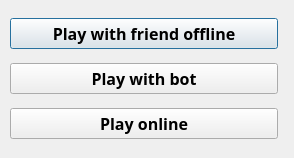
<?xml version="1.0" encoding="UTF-8"?>
<ui version="4.0">
 <class>MainMenu</class>
 <widget class="QDialog" name="MainMenu">
  <property name="geometry">
   <rect>
    <x>0</x>
    <y>0</y>
    <width>294</width>
    <height>158</height>
   </rect>
  </property>
  <property name="windowTitle">
   <string>Dialog</string>
  </property>
  <widget class="QWidget" name="verticalLayoutWidget">
   <property name="geometry">
    <rect>
     <x>10</x>
     <y>10</y>
     <width>268</width>
     <height>139</height>
    </rect>
   </property>
   <layout class="QVBoxLayout" name="verticalLayout">
    <item>
     <widget class="QPushButton" name="PlayWithFriendOFF">
      <property name="font">
       <font>
        <family>Segoe Script</family>
        <pointsize>12</pointsize>
        <bold>true</bold>
       </font>
      </property>
      <property name="cursor">
       <cursorShape>PointingHandCursor</cursorShape>
      </property>
      <property name="autoFillBackground">
       <bool>false</bool>
      </property>
      <property name="text">
       <string>Play with friend offline</string>
      </property>
     </widget>
    </item>
    <item>
     <widget class="QPushButton" name="PlayAI">
      <property name="font">
       <font>
        <family>Segoe Script</family>
        <pointsize>12</pointsize>
        <bold>true</bold>
       </font>
      </property>
      <property name="cursor">
       <cursorShape>PointingHandCursor</cursorShape>
      </property>
      <property name="autoFillBackground">
       <bool>false</bool>
      </property>
      <property name="text">
       <string>Play with bot</string>
      </property>
     </widget>
    </item>
    <item>
     <widget class="QPushButton" name="PlayWithFriendOnl">
      <property name="font">
       <font>
        <family>Segoe Script</family>
        <pointsize>12</pointsize>
        <bold>true</bold>
       </font>
      </property>
      <property name="cursor">
       <cursorShape>PointingHandCursor</cursorShape>
      </property>
      <property name="autoFillBackground">
       <bool>false</bool>
      </property>
      <property name="text">
       <string>Play online</string>
      </property>
     </widget>
    </item>
   </layout>
  </widget>
 </widget>
 <resources/>
 <connections/>
</ui>
